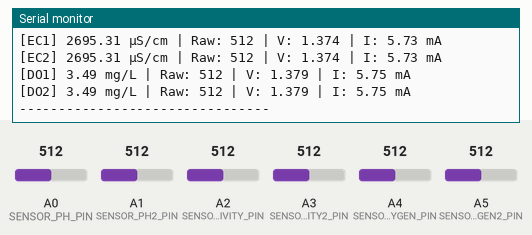
Recording of a sketch running on a simulated Arduino Uno, built with avr-gcc and run on an emulated ATmega328P. Parts: the last lines printed to the serial monitor. Inputs (shaded band) come from the test bench; at power-on: A0 (SENSOR_PH_PIN) = 512, A1 (SENSOR_PH2_PIN) = 512, A2 (SENSOR_CONDUCTIVITY_PIN) = 512, A3 (SENSOR_CONDUCTIVITY2_PIN) = 512, A4 (SENSOR_DISSOLVE_OXYGEN_PIN) = 512, A5 (SENSOR_DISSOLVE_OXYGEN2_PIN) = 512.

Above: at 1.7 s.
1.8 s: A0 (SENSOR_PH_PIN) set to 716
3.3 s: A1 (SENSOR_PH2_PIN) set to 716
4.8 s: A2 (SENSOR_CONDUCTIVITY_PIN) set to 716
6.3 s: A3 (SENSOR_CONDUCTIVITY2_PIN) set to 716
7.8 s: A4 (SENSOR_DISSOLVE_OXYGEN_PIN) set to 716
At 9.1 s:
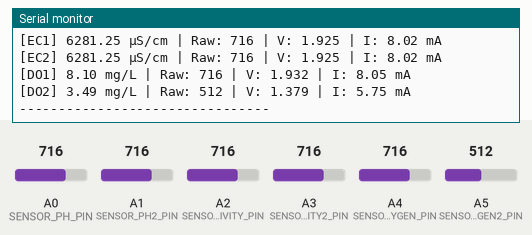
9.3 s: A5 (SENSOR_DISSOLVE_OXYGEN2_PIN) set to 716
At 11.5 s:
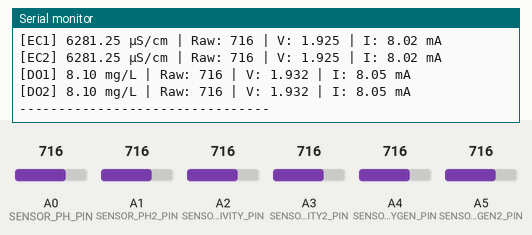

The sketch:

testOpta_6IN_OK.ino
```cpp
#include <Arduino.h>

// Pines de sensores (ajustá según conexiones reales)
#define SENSOR_PH_PIN A0
#define SENSOR_PH2_PIN A1
#define SENSOR_CONDUCTIVITY_PIN A2
#define SENSOR_CONDUCTIVITY2_PIN A3
#define SENSOR_DISSOLVE_OXYGEN_PIN A4
#define SENSOR_DISSOLVE_OXYGEN2_PIN A5

// Constantes compartidas
#define PH_SENS_RESISTOR_VALUE 240.0
#define PH_SENS_LOWER_VALUE 0.0
#define PH_SENS_HIGHER_VALUE 14.0

#define EC_SENS_RESISTOR_VALUE 240.0
#define EC_SENS_LOWER_VALUE 0.0
#define EC_MAX_SENSOR_VALUE 25000  // K=0.1

#define OXYGEN_SENS_RESISTOR_VALUE 240.0
#define OXYGEN_SENS_LOWER_VALUE 0.0
#define OXYGEN_SENS_HIGHER_VALUE 32.0

// Variables globales para valores crudos
float rawValuePh, rawValuePh2, voltagePh, voltagePh2, currentPh, currentPh2;
float rawValueEc, rawValueEc2, voltageEc, voltageEc2, currentEc, currentEc2;
float rawValueOxygen, rawValueOxygen2, voltageOxygen, voltageOxygen2, currentOxygen, currentOxygen2;

float mapFloat(float x, float in_min, float in_max, float out_min, float out_max) {
  return (x - in_min) * (out_max - out_min) / (in_max - in_min) + out_min;
}

// Funciones de lectura duplicadas para cada sensor

float readpHSensor(uint8_t pin, float &raw, float &voltage, float &current) {
  voltage = 0.0;
  for (int i = 0; i < 10; i++) {
    raw = analogRead(pin);
    voltage += (0.0027 * raw - 0.0083);
  }
  voltage /= 10.0;
  if (voltage < 0) voltage = 0;
  current = (voltage / PH_SENS_RESISTOR_VALUE) * 1000.0;
  float val = mapFloat(current, 4.00, 20.00, PH_SENS_LOWER_VALUE, PH_SENS_HIGHER_VALUE);
  return constrain(val, PH_SENS_LOWER_VALUE, PH_SENS_HIGHER_VALUE);
}

float readConductivitySensor(uint8_t pin, float &raw, float &voltage, float &current) {
  voltage = 0.0;
  for (int i = 0; i < 10; i++) {
    raw = analogRead(pin);
    voltage += (0.002700 * raw - 0.0084);
  }
  voltage /= 10.0;
  if (voltage < 0) voltage = 0;
  current = (voltage / EC_SENS_RESISTOR_VALUE) * 1000.0;
  float val = mapFloat(current, 4.00, 20.00, EC_SENS_LOWER_VALUE, EC_MAX_SENSOR_VALUE);
  return constrain(val, 1.0, EC_MAX_SENSOR_VALUE);
}

float readOxygenSensor(uint8_t pin, float &raw, float &voltage, float &current) {
  voltage = 0.0;
  for (int i = 0; i < 10; i++) {
    raw = analogRead(pin);
    voltage += (0.002710 * raw - 0.0084);
  }
  voltage /= 10.0;
  if (voltage < 0) voltage = 0;
  current = (voltage / OXYGEN_SENS_RESISTOR_VALUE) * 1000.0;
  float val = mapFloat(current, 4.00, 20.00, OXYGEN_SENS_LOWER_VALUE, OXYGEN_SENS_HIGHER_VALUE);
  return constrain(val, OXYGEN_SENS_LOWER_VALUE, OXYGEN_SENS_HIGHER_VALUE);
}

void setup() {
  Serial.begin(115200);
  delay(500);
  Serial.println("Sistema de sensores iniciado.");
}

 void loop() {
  float ph1 = readpHSensor(SENSOR_PH_PIN, rawValuePh, voltagePh, currentPh);
  float ph2 = readpHSensor(SENSOR_PH2_PIN, rawValuePh2, voltagePh2, currentPh2);

  float ec1 = readConductivitySensor(SENSOR_CONDUCTIVITY_PIN, rawValueEc, voltageEc, currentEc);
  float ec2 = readConductivitySensor(SENSOR_CONDUCTIVITY2_PIN, rawValueEc2, voltageEc2, currentEc2);

  float do1 = readOxygenSensor(SENSOR_DISSOLVE_OXYGEN_PIN, rawValueOxygen, voltageOxygen, currentOxygen);
  float do2 = readOxygenSensor(SENSOR_DISSOLVE_OXYGEN2_PIN, rawValueOxygen2, voltageOxygen2, currentOxygen2);

  Serial.println("---------- MEDICIONES ----------");

  Serial.print("[pH1] ");
  Serial.print(ph1, 2);
  Serial.print(" | Raw: ");
  Serial.print(rawValuePh, 0);
  Serial.print(" | V: ");
  Serial.print(voltagePh, 3);
  Serial.print(" | I: ");
  Serial.print(currentPh, 2);
  Serial.println(" mA");

  Serial.print("[pH2] ");
  Serial.print(ph2, 2);
  Serial.print(" | Raw: ");
  Serial.print(rawValuePh2, 0);
  Serial.print(" | V: ");
  Serial.print(voltagePh2, 3);
  Serial.print(" | I: ");
  Serial.print(currentPh2, 2);
  Serial.println(" mA");

  Serial.print("[EC1] ");
  Serial.print(ec1, 2);
  Serial.print(" µS/cm | Raw: ");
  Serial.print(rawValueEc, 0);
  Serial.print(" | V: ");
  Serial.print(voltageEc, 3);
  Serial.print(" | I: ");
  Serial.print(currentEc, 2);
  Serial.println(" mA");

  Serial.print("[EC2] ");
  Serial.print(ec2, 2);
  Serial.print(" µS/cm | Raw: ");
  Serial.print(rawValueEc2, 0);
  Serial.print(" | V: ");
  Serial.print(voltageEc2, 3);
  Serial.print(" | I: ");
  Serial.print(currentEc2, 2);
  Serial.println(" mA");

  Serial.print("[DO1] ");
  Serial.print(do1, 2);
  Serial.print(" mg/L | Raw: ");
  Serial.print(rawValueOxygen, 0);
  Serial.print(" | V: ");
  Serial.print(voltageOxygen, 3);
  Serial.print(" | I: ");
  Serial.print(currentOxygen, 2);
  Serial.println(" mA");

  Serial.print("[DO2] ");
  Serial.print(do2, 2);
  Serial.print(" mg/L | Raw: ");
  Serial.print(rawValueOxygen2, 0);
  Serial.print(" | V: ");
  Serial.print(voltageOxygen2, 3);
  Serial.print(" | I: ");
  Serial.print(currentOxygen2, 2);
  Serial.println(" mA");

  Serial.println("--------------------------------");

  delay(2000);
}
```

Measured:
- after the input at 7.8 s, the serial monitor: prints a new line after 0.87 s (image 1)
- after the input at 9.3 s, the serial monitor: prints a new line after 1.4 s (image 2)
